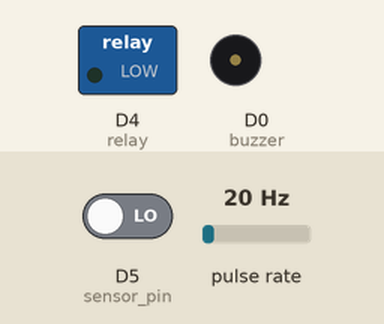
Simulated run of this sketch. Board: ESP8266 (NodeMCU). Shown: switched loads named in the sketch (green lamp = pin HIGH), buzzer (waves = sounding, pin HIGH). Wiring (inferred from the names in the program): pulse sensor: data D2. The inputs (shaded band) are chosen by the test bench; at power-on: D5 (sensor_pin) LOW, pulse rate 20 Hz. WiFi joins after 1.5 s; servers stay silent unless stated; uploads are accepted with an empty reply; what the sketch prints to the serial monitor is not drawn.

Above: at 2.7 s.
2.8 s: D5 (sensor_pin) driven HIGH
At 3.9 s:
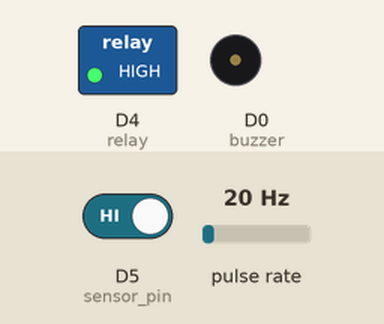
4.5 s: pulse rate (sensor on D2) set to 10 Hz
7.5 s: pulse rate (sensor on D2) set to 7 Hz
At 8.4 s:
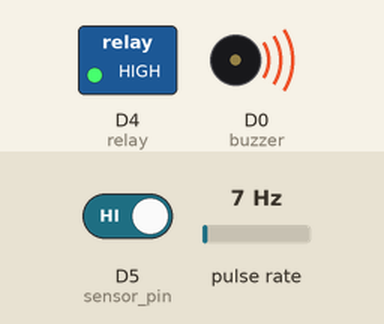
9.6 s: D5 (sensor_pin) driven LOW
At 10.9 s:
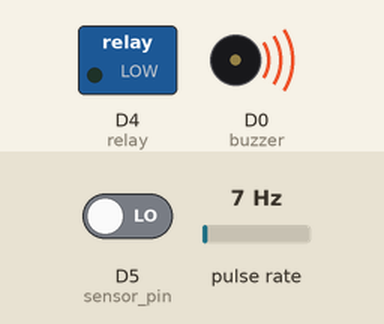
Timing chart, 0 to 12.3 s (numbered marks = the images above; inputs shaded):
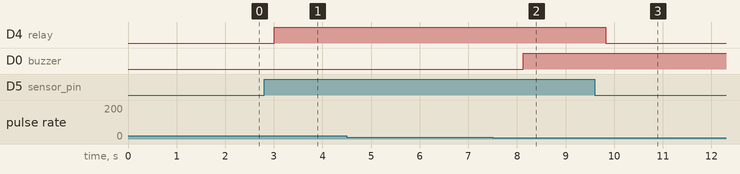

Measured:
- the behaviour switches between 9 and 8 Hz on pulse rate (sensor on D2) (found by bisection; images 1 and 2)
- after the input at 2.8 s, D4 (relay): LOW → HIGH after 0.21 s
- after the input at 4.5 s, every drawn part: stays the same
- after the input at 7.5 s, D0 (buzzer): LOW → HIGH after 0.62 s
- after the input at 9.6 s, D4 (relay): HIGH → LOW after 0.23 s

The sketch:

flowratedetection.ino
```cpp
//soil moisture
const int sensor_pin = D5;
const int relay=D4;
const int buzzer=D0;
const int minumum_flow_rate=2;
//flow sensor
#include <ESP8266WiFi.h>
#define SENSOR  D2


#ifdef ESP32
  #include <WiFi.h>
  #include <HTTPClient.h>
#else
  #include <ESP8266WiFi.h>
  #include <ESP8266HTTPClient.h>
  #include <WiFiClient.h>
#endif

#include <Wire.h>


// Replace with your network credentials
const char* ssid     = "Hacker-GRootS";//your wifi name
const char* password = "@@@@@@@@";//your password

// REPLACE with your Domain name and URL path or IP address with path
const char* serverName = "http://192.168.1.101:5000/data";//replace it with your ip address


long currentMillis = 0;
long previousMillis = 0;
int interval = 1000;
//boolean ledState = LOW;
float calibrationFactor = 4.5;
volatile byte pulseCount;
byte pulse1Sec = 0;
float flowRate;
unsigned int flowMilliLitres;
unsigned long totalMilliLitres;
void IRAM_ATTR pulseCounter()
{
  pulseCount++;
}
void setup()
{
  pinMode(relay,OUTPUT);
  pinMode(sensor_pin,INPUT);
  pinMode(buzzer,OUTPUT);

  digitalWrite(relay,LOW);
  digitalWrite(buzzer,LOW);


  //communication
  Serial.begin(115200);
WiFi.begin(ssid, password);
  Serial.println("Connecting");
  while(WiFi.status() != WL_CONNECTED) {
    delay(500);
    Serial.print(".");
  }
  Serial.println("");
  Serial.print("Connected to WiFi network with IP Address: ");
  Serial.println(WiFi.localIP());

  //flow sensor
  pinMode(SENSOR, INPUT_PULLUP);
  pulseCount = 0;
  flowRate = 0.0;
  flowMilliLitres = 0;
  totalMilliLitres = 0;
  previousMillis = 0;
  attachInterrupt(digitalPinToInterrupt(SENSOR), pulseCounter, FALLING);
}
void loop()
{ //soil moisture


  if(digitalRead(sensor_pin)==HIGH){
    Serial.println("Moisture is less\n turning ON the motor");
    digitalWrite(relay,HIGH);


  //flow sensor
  currentMillis = millis();
  if (currentMillis - previousMillis > interval) {
    pulse1Sec = pulseCount;
    pulseCount = 0;
    flowRate = ((1000.0 / (millis() - previousMillis)) * pulse1Sec) / calibrationFactor;
    previousMillis = millis();
    flowMilliLitres = (flowRate / 60) * 1000;
    totalMilliLitres += flowMilliLitres;
    // Print the flow rate for this second in litres / minute
    Serial.print("Flow rate: ");
    Serial.print(int(flowRate));  // Print the integer part of the variable
    Serial.print("L/min");
    Serial.print("\t");       // Print tab space
    // Print the cumulative total of litres flowed since starting
    Serial.print("Output Liquid Quantity: ");
    Serial.print(totalMilliLitres);
    Serial.print("mL / ");
    Serial.print(totalMilliLitres / 1000);
    Serial.println("L");
    //check for flowrate value to turn on the buzzer
    //flowRate=10;
    if(int(flowRate)<minumum_flow_rate){
      digitalWrite(buzzer,HIGH);
    }
    else{
      digitalWrite(buzzer,LOW);
    }

  }


if(WiFi.status()== WL_CONNECTED){
    HTTPClient http;

    // Your Domain name with URL path or IP address with path
    http.begin(serverName);

    // Specify content-type header
    //http.addHeader("Content-Type", "application/x-www-form-urlencoded");

    // Prepare your HTTP POST request data
    String httpRequestData = "water="+String(flowRate);
    Serial.print("httpRequestData: ");
    Serial.println(httpRequestData);

    // You can comment the httpRequestData variable above
    // then, use the httpRequestData variable below (for testing purposes without the BME280 sensor)
    //String httpRequestData = "api_key=tPmAT5Ab3j7F9&sensor=BME280&location=Office&value1=24.75&value2=49.54&value3=1005.14";

    // Send HTTP POST request
    //int httpResponseCode = http.POST(httpRequestData);

    // If you need an HTTP request with a content type: text/plain
    //http.addHeader("Content-Type", "text/plain");
    //int httpResponseCode = http.POST("Hello, World!");

    // If you need an HTTP request with a content type: application/json, use the following:
    http.addHeader("Content-Type", "application/json");
    int httpResponseCode = http.POST("{\"water\":\""+String(flowRate)+"\",\"value2\":\"67\",\"value3\":\"78\"}");

    if (httpResponseCode>0) {
      Serial.print("HTTP Response code: ");
      Serial.println(httpResponseCode);
    }
    else {
      Serial.print("Error code: ");
      Serial.println(httpResponseCode);
    }
    // Free resources
    http.end();
  }
  else {
    Serial.println("WiFi Disconnected");
  }
  //Send an HTTP POST request every 30 seconds
  delay(1500);

  }
  else{
    Serial.println("Everything is normal Turning OFF the motor");
    digitalWrite(relay,LOW);
    delay(500);
  }


}
```
